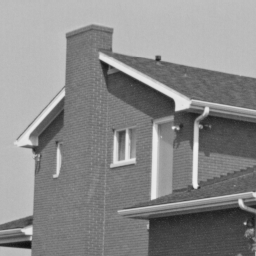
%> input picture ELEC498/Motion Detection/house.tiff, 256 x 256 px
$ octave q1b2.m   (GNU Octave 9; MATLAB toolbox functions it lacks are replaced by stand-ins)
%> lines starting %> are read from the running program, lines starting %| are printed output that depends on the picture
%q1b2
clear
clc
clf

img=imread('house.tiff');
%> img is the input picture: size 256x256 uint8; min 16, max 239, mean 138
%im=rgb2gray(img); %grayscale
x=im2double(img); %uint8 to double

ref = x;
A = imnoise(ref,'gaussian', 0, 0.00318); %noise 0 mean, about 25dB
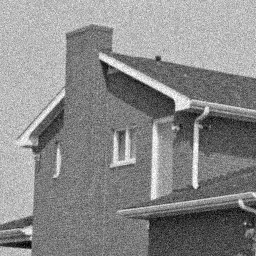
%> A: size 256x256 double; min 0, max 1, mean 0.541

[peaksnr, snr] = psnr(A, ref); %Calculate the PSNR.
%> peaksnr = 24.98; snr = 20.1

peaksnr
%> peaksnr = 24.98


imhist(x);
title('Histogram of Noisy Grayscale of house');
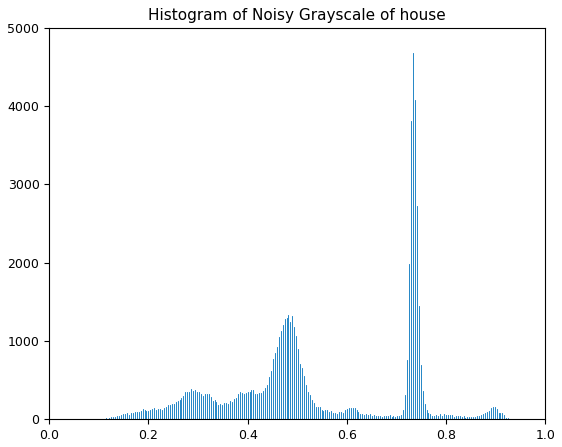
%> figure redrawn from the program's plot data; highest point at x = 0.733, y = 4683
%imshowpair(x,A,'montage');
%saveas(gcf,'q1b2.png');

$ run again, with ELEC498/Motion Detection/Pentagon.tiff copied over ELEC498/Motion Detection/house.tiff
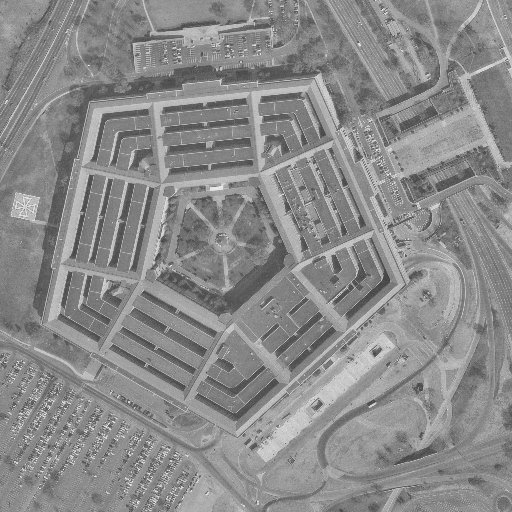
%> input picture ELEC498/Motion Detection/Pentagon.tiff, 512 x 512 px
%> img is the input picture: size 512x512 uint8; min 63, max 245, mean 138.5
%> `[peaksnr, snr] = psnr(A, ref);`: peaksnr = 25; snr = 19.86
%> `peaksnr`: peaksnr = 25
%> `title('Histogram of Noisy Grayscale of house');`:
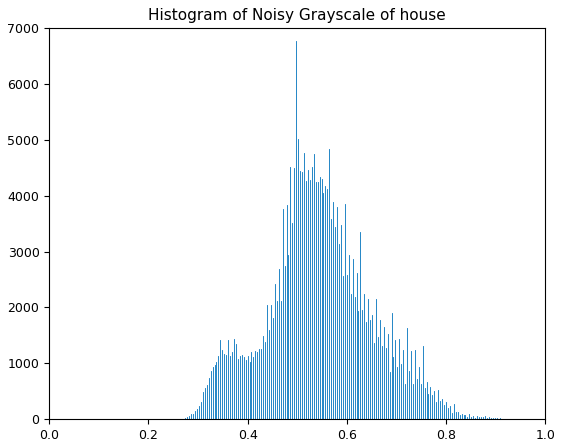
%> figure redrawn from the program's plot data; highest point at x = 0.498, y = 6773

$ run again, with ELEC498/Motion Detection/p1img.png saved as ELEC498/Motion Detection/house.tiff
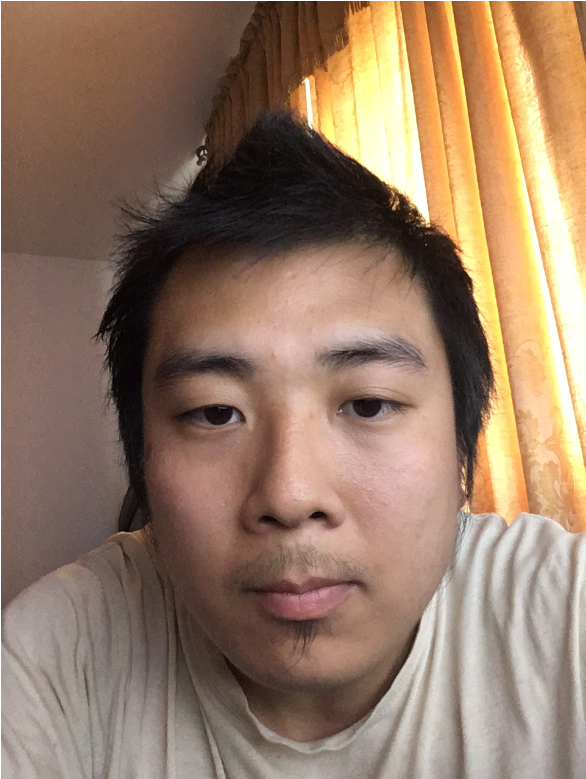
%> input picture ELEC498/Motion Detection/p1img.png, 586 x 779 px
%> img is the input picture: size 779x586x3 uint8; mean R, G, B 149.4, 122.5, 101.6
%> `[peaksnr, snr] = psnr(A, ref);`: peaksnr = 25.17; snr = 19.94
%> `peaksnr`: peaksnr = 25.17
%> `title('Histogram of Noisy Grayscale of house');`:
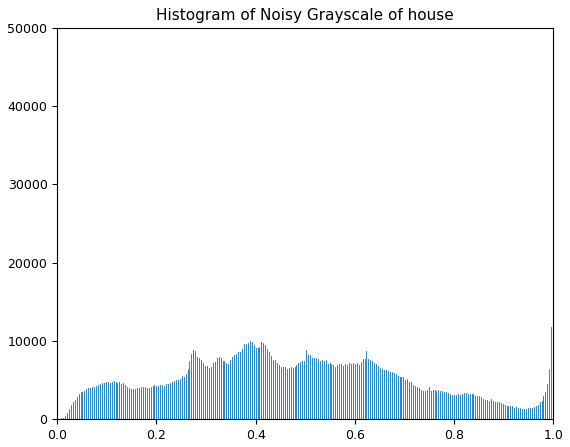
%> figure redrawn from the program's plot data; highest point at x = 1, y = 41463
